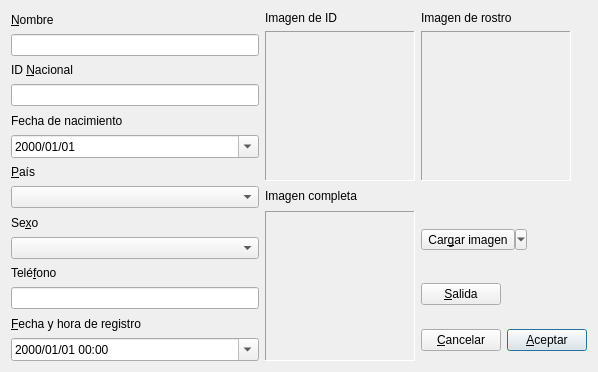
<?xml version="1.0" encoding="UTF-8"?>
<ui version="4.0">
 <class>CNewUser</class>
 <widget class="QDialog" name="CNewUser">
  <property name="geometry">
   <rect>
    <x>0</x>
    <y>0</y>
    <width>598</width>
    <height>372</height>
   </rect>
  </property>
  <property name="windowTitle">
   <string>Adicionar usuario</string>
  </property>
  <layout class="QHBoxLayout" name="hloNewUser">
   <item>
    <layout class="QVBoxLayout" name="vloNewUser">
     <item>
      <widget class="QLabel" name="lblName">
       <property name="text">
        <string>&amp;Nombre</string>
       </property>
       <property name="buddy">
        <cstring>leName</cstring>
       </property>
      </widget>
     </item>
     <item>
      <widget class="QLineEdit" name="leName"/>
     </item>
     <item>
      <widget class="QLabel" name="lblNacId">
       <property name="text">
        <string>ID &amp;Nacional</string>
       </property>
       <property name="buddy">
        <cstring>leId</cstring>
       </property>
      </widget>
     </item>
     <item>
      <widget class="QLineEdit" name="leId"/>
     </item>
     <item>
      <widget class="QLabel" name="lblBirth">
       <property name="text">
        <string>Fecha de nacimiento</string>
       </property>
       <property name="buddy">
        <cstring>deBirth</cstring>
       </property>
      </widget>
     </item>
     <item>
      <widget class="QDateEdit" name="deBirth">
       <property name="displayFormat">
        <string>yyyy/MM/dd</string>
       </property>
       <property name="calendarPopup">
        <bool>true</bool>
       </property>
      </widget>
     </item>
     <item>
      <widget class="QLabel" name="lblCountry">
       <property name="text">
        <string>&amp;País</string>
       </property>
       <property name="buddy">
        <cstring>cbxCountry</cstring>
       </property>
      </widget>
     </item>
     <item>
      <widget class="QComboBox" name="cbxCountry">
       <property name="editable">
        <bool>false</bool>
       </property>
       <item>
        <property name="text">
         <string/>
        </property>
       </item>
       <item>
        <property name="text">
         <string>Cuba</string>
        </property>
       </item>
       <item>
        <property name="text">
         <string>USA</string>
        </property>
       </item>
       <item>
        <property name="text">
         <string>Uruguay</string>
        </property>
       </item>
       <item>
        <property name="text">
         <string>Canada</string>
        </property>
       </item>
       <item>
        <property name="text">
         <string>Armenia</string>
        </property>
       </item>
       <item>
        <property name="text">
         <string>Rusia</string>
        </property>
       </item>
       <item>
        <property name="text">
         <string>España</string>
        </property>
       </item>
       <item>
        <property name="text">
         <string>Polonia</string>
        </property>
       </item>
       <item>
        <property name="text">
         <string>Francia</string>
        </property>
       </item>
       <item>
        <property name="text">
         <string>Bélgia</string>
        </property>
       </item>
       <item>
        <property name="text">
         <string>Italia</string>
        </property>
       </item>
       <item>
        <property name="text">
         <string>Malta</string>
        </property>
       </item>
       <item>
        <property name="text">
         <string>Marruecos</string>
        </property>
       </item>
       <item>
        <property name="text">
         <string>UAE</string>
        </property>
       </item>
       <item>
        <property name="text">
         <string>Mexico</string>
        </property>
       </item>
       <item>
        <property name="text">
         <string>Colombia</string>
        </property>
       </item>
      </widget>
     </item>
     <item>
      <widget class="QLabel" name="lblSex">
       <property name="text">
        <string>Se&amp;xo</string>
       </property>
       <property name="buddy">
        <cstring>cbxSex</cstring>
       </property>
      </widget>
     </item>
     <item>
      <widget class="QComboBox" name="cbxSex">
       <item>
        <property name="text">
         <string/>
        </property>
       </item>
       <item>
        <property name="text">
         <string>Masculino</string>
        </property>
       </item>
       <item>
        <property name="text">
         <string>Femenino</string>
        </property>
       </item>
       <item>
        <property name="text">
         <string>Otro</string>
        </property>
       </item>
      </widget>
     </item>
     <item>
      <widget class="QLabel" name="lblPhone">
       <property name="text">
        <string>Telé&amp;fono</string>
       </property>
       <property name="buddy">
        <cstring>lePhone</cstring>
       </property>
      </widget>
     </item>
     <item>
      <widget class="QLineEdit" name="lePhone"/>
     </item>
     <item>
      <widget class="QLabel" name="lblRegTime">
       <property name="text">
        <string>&amp;Fecha y hora de registro</string>
       </property>
       <property name="buddy">
        <cstring>dteRegister</cstring>
       </property>
      </widget>
     </item>
     <item>
      <widget class="QDateTimeEdit" name="dteRegister">
       <property name="displayFormat">
        <string>yyyy/MM/dd HH:mm</string>
       </property>
       <property name="calendarPopup">
        <bool>true</bool>
       </property>
      </widget>
     </item>
    </layout>
   </item>
   <item>
    <layout class="QGridLayout" name="gloNewUser">
     <item row="3" column="0" rowspan="3">
      <widget class="QLabel" name="lblFullPicture">
       <property name="minimumSize">
        <size>
         <width>150</width>
         <height>150</height>
        </size>
       </property>
       <property name="maximumSize">
        <size>
         <width>150</width>
         <height>150</height>
        </size>
       </property>
       <property name="frameShape">
        <enum>QFrame::Shape::Panel</enum>
       </property>
       <property name="frameShadow">
        <enum>QFrame::Shadow::Sunken</enum>
       </property>
       <property name="text">
        <string/>
       </property>
       <property name="scaledContents">
        <bool>true</bool>
       </property>
      </widget>
     </item>
     <item row="5" column="2">
      <widget class="QPushButton" name="pbAccept">
       <property name="text">
        <string>&amp;Aceptar</string>
       </property>
       <property name="default">
        <bool>true</bool>
       </property>
      </widget>
     </item>
     <item row="0" column="0">
      <widget class="QLabel" name="lblShowId">
       <property name="text">
        <string>Imagen de ID</string>
       </property>
      </widget>
     </item>
     <item row="0" column="1" colspan="2">
      <widget class="QLabel" name="lblShowFace">
       <property name="text">
        <string>Imagen de rostro</string>
       </property>
      </widget>
     </item>
     <item row="1" column="1" colspan="2">
      <widget class="QLabel" name="lblFacePicture">
       <property name="minimumSize">
        <size>
         <width>150</width>
         <height>150</height>
        </size>
       </property>
       <property name="maximumSize">
        <size>
         <width>150</width>
         <height>150</height>
        </size>
       </property>
       <property name="frameShape">
        <enum>QFrame::Shape::Panel</enum>
       </property>
       <property name="frameShadow">
        <enum>QFrame::Shadow::Sunken</enum>
       </property>
       <property name="text">
        <string/>
       </property>
       <property name="scaledContents">
        <bool>true</bool>
       </property>
      </widget>
     </item>
     <item row="2" column="1">
      <spacer name="vspNewUser">
       <property name="orientation">
        <enum>Qt::Orientation::Vertical</enum>
       </property>
       <property name="sizeHint" stdset="0">
        <size>
         <width>20</width>
         <height>40</height>
        </size>
       </property>
      </spacer>
     </item>
     <item row="5" column="1">
      <widget class="QPushButton" name="pbCancel">
       <property name="text">
        <string>&amp;Cancelar</string>
       </property>
      </widget>
     </item>
     <item row="2" column="0">
      <widget class="QLabel" name="lblShowFull">
       <property name="text">
        <string>Imagen completa</string>
       </property>
      </widget>
     </item>
     <item row="3" column="1" colspan="2">
      <widget class="QToolButton" name="tbtPicture">
       <property name="text">
        <string>Car&amp;gar imagen</string>
       </property>
       <property name="popupMode">
        <enum>QToolButton::ToolButtonPopupMode::MenuButtonPopup</enum>
       </property>
       <property name="arrowType">
        <enum>Qt::ArrowType::NoArrow</enum>
       </property>
      </widget>
     </item>
     <item row="1" column="0">
      <widget class="QLabel" name="lblIdPicture">
       <property name="minimumSize">
        <size>
         <width>150</width>
         <height>150</height>
        </size>
       </property>
       <property name="maximumSize">
        <size>
         <width>150</width>
         <height>150</height>
        </size>
       </property>
       <property name="frameShape">
        <enum>QFrame::Shape::Panel</enum>
       </property>
       <property name="frameShadow">
        <enum>QFrame::Shadow::Sunken</enum>
       </property>
       <property name="text">
        <string/>
       </property>
       <property name="scaledContents">
        <bool>true</bool>
       </property>
      </widget>
     </item>
     <item row="4" column="1">
      <widget class="QPushButton" name="pbRemove">
       <property name="enabled">
        <bool>true</bool>
       </property>
       <property name="text">
        <string>&amp;Salida</string>
       </property>
       <property name="flat">
        <bool>false</bool>
       </property>
      </widget>
     </item>
    </layout>
   </item>
  </layout>
 </widget>
 <tabstops>
  <tabstop>leName</tabstop>
  <tabstop>leId</tabstop>
  <tabstop>deBirth</tabstop>
  <tabstop>cbxCountry</tabstop>
  <tabstop>cbxSex</tabstop>
  <tabstop>lePhone</tabstop>
  <tabstop>dteRegister</tabstop>
  <tabstop>tbtPicture</tabstop>
  <tabstop>pbCancel</tabstop>
  <tabstop>pbAccept</tabstop>
 </tabstops>
 <resources/>
 <connections/>
</ui>
